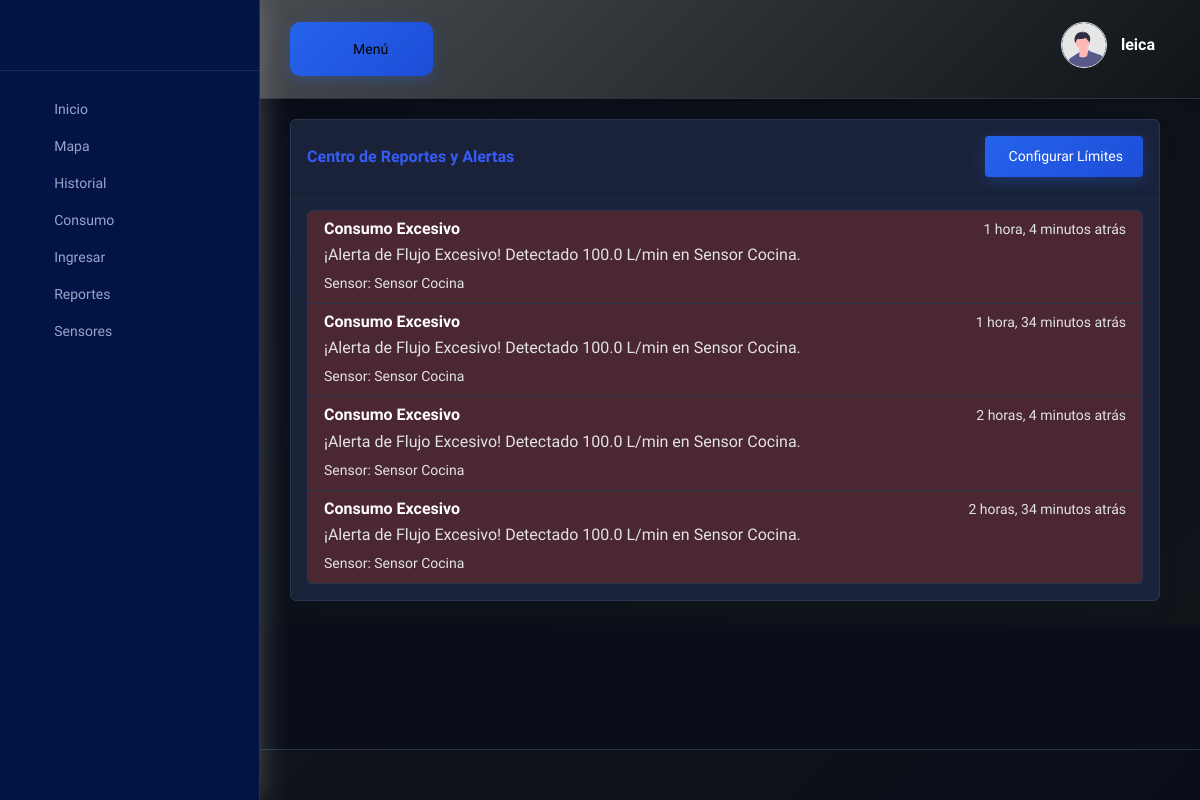
Screenshot of /dashboard/reportes/ (signed in) with the database file from the repository.
### reportes/models.py (models this page shows, shortened)
class Alerta(models.Model):
    TIPO_ALERTA = [
        ('FUGA', 'Posible Fuga Detectada'),
        ('EXCESO', 'Consumo Excesivo'),
        ('OFFLINE', 'Sensor Desconectado'),
        ('INFO', 'Resumen/Información'),
    ]
    usuario = models.ForeignKey(Usuario, on_delete=models.CASCADE, related_name="alertas")
    dispositivo = models.ForeignKey(Dispositivo, on_delete=models.SET_NULL, null=True, blank=True)
    tipo = models.CharField(max_length=10, choices=TIPO_ALERTA)
    mensaje = models.TextField(help_text="Descripción detallada de la alerta")
    timestamp = models.DateTimeField(auto_now_add=True)
    leida = models.BooleanField(default=False)
    class Meta:
        ordering = ['-timestamp'] # Mostrar los reportes mas recientes

### sensores/models.py (models this page shows, shortened)
class Dispositivo(models.Model):
    usuario = models.ForeignKey(Usuario, on_delete=models.CASCADE, related_name="dispositivos")
    id_dispositivo_mqtt = models.CharField(max_length=100, unique=True, help_text="El ID único usado en los mensajes MQTT")
    nombre = models.CharField(max_length=100, blank=True)
    limite_flujo_excesivo = models.FloatField(null=True, blank=True)
    latitud = models.FloatField(null=True, blank=True)
    longitud = models.FloatField(null=True, blank=True)

### reportes/views.py (the view)
# urls.py: path('dashboard/reportes/', reportes_pagina, name='reportes_pagina'),
@login_required
def reportes_pagina(request):
    alertas = Alerta.objects.filter(usuario=request.user.usuario)
    context = {
        'alertas_list': alertas
    }
    return render(request, 'dashboard_reportes.html', context)

### templates/dashboard_reportes.html (shortened to what this page needs)
{% extends "base/base_dashboard.html" %}
    {% load static %}
    {% block dashboard_content %}
    <div class="row">
        <div class="col-12">
            <div class="card shadow mb-4">
                <div class="card-header py-3 d-flex flex-row align-items-center justify-content-between">
                    <h6 class="m-0 font-weight-bold text-primary">Centro de Reportes y Alertas</h6>
                        <a href="{% url 'configuracion_pagina' %}" class="btn btn-primary btn-sm">
                             Configurar Límites
                        </a>
                </div>
                <div class="card-body">
                    {% if alertas_list %}
                        <div class="list-group">
                            {% for alerta in alertas_list %}
                            <div class="list-group-item list-group-item-action flex-column align-items-start
                                        {% if alerta.tipo == 'FUGA' or alerta.tipo == 'EXCESO' %} list-group-item-danger
                                        {% elif alerta.tipo == 'OFFLINE' %} list-group-item-warning
                                        {% else %} list-group-item-info {% endif %}">
                                <div class="d-flex w-100 justify-content-between">
                                    <h5 class="mb-1">{{ alerta.get_tipo_display }}</h5>
                                    <small>{{ alerta.timestamp|timesince }} atrás</small>
                                </div>
                                <p class="mb-1">{{ alerta.mensaje }}</p>
                                {% if alerta.dispositivo %}
                                <small>Sensor: {{ alerta.dispositivo.nombre }}</small>
                                {% endif %}
                            </div>
                            {% endfor %}
                        </div>
                    {% else %}
                        <p class="text-center">¡Todo en orden! No tienes reportes ni alertas.</p>
                    {% endif %}
                </div>
            </div>
        </div>
    </div>
    {% endblock %}

### templates/base/base_dashboard.html (shortened to what this page needs)
{% load static %}
<!DOCTYPE html>
<html lang="es">
<head>
    <link rel="stylesheet" href="{% static 'assets/css/bootstrap.min.css' %}" />
    <link href="https://cdn.lineicons.com/4.0/lineicons.css" rel="stylesheet" />
    <link rel="stylesheet" href="{% static 'assets/css/main.css' %}" />
    <link rel="stylesheet" href="{% static 'css/dashboard-dark-blue.css' %}" />
    <link rel="stylesheet" href="{% static 'estilocss/style.css' %}" />
</head>
<body>
  <aside class="sidebar-nav-wrapper">
    <div class="sidebar-logo">
      </div>
      <nav class="sidebar-nav">
        <ul>
            <li class="nav-item">
                <a href="{% url 'post_login' %}">
                    <span class="icon"></span>
                    <span class="text">Inicio</span>
                </a>
            </li>
            <li class="nav-item">
                <a href="{% url 'mapa_pagina' %}">
                    <span class="icon"></span>
                    <span class="text">Mapa</span>
                </a>
            </li>
            <li class="nav-item">
                <a href="{% url 'historial_pagina' %}">
                    <span class="icon"></span>
                    <span class="text">Historial</span>
                </a>
            </li>
            <li class="nav-item">
                <a href="{% url 'consumo_pagina' %}">
                    <span class="icon"></span>
                    <span class="text">Consumo</span>
                </a>
            </li>
            <li class="nav-item">
                <a href="{% url 'ingreso_pagina' %}">
                    <span class="icon"></span>
                    <span class="text">Ingresar</span>
                </a>
            </li>
            <li class="nav-item">
                <a href="{% url 'reportes_pagina' %}">
                    <span class="icon"></span>
                    <span class="text">Reportes</span>
                </a>
            </li>
            <li class="nav-item">
              <a href="{% url 'lista_sensores' %}"> <span class="icon"></span>
                  <span class="text">Sensores</span>
              </a>
            </li>
        </ul>
      </nav>
  </aside>
  <main class="main-wrapper">
    <header class="header">
      <div class="container-fluid">
        <div class="row">
          <div class="col-lg-5 col-md-5 col-6">
            <div class="header-left d-flex align-items-center">
              <button style="border-radius: 10px;" id="menu-toggle" class="main-btn rounded-10" aria-label="Alternar menú" aria-expanded="false">
                 Menú
              </button>
            </div>
          </div>
          <div class="col-lg-7 col-md-7 col-6">
            <div class="header-right">
              <div class="profile-box">
                <button class="dropdown-toggle bg-transparent border-0" type="button" id="profile" data-bs-toggle="dropdown" aria-haspopup="true" aria-expanded="false" aria-label="Abrir menú de perfil">
                  <div class="profile-info">
                    <div class="info">
                      <div class="image">
                        <img src="{% static 'img/undraw_profile.svg' %}" alt="Profile" />
                      </div>
                      <div>
                        <h6>{{user.username}}</h6>
                      </div>
                    </div>
                  </div>
                </button>
              </div>
            </div>
          </div>
        </div>
      </div>
    </header>
    <section class="section">
      <div class="container-fluid">
        {% block dashboard_content %}
          {% endblock %}
      </div>
    </section>
    <footer class="footer">
    </footer>
  </main>
</body>
</html>

### static/css/dashboard-dark-blue.css (style rules this page uses)
body { background: #0a0e1a; color: #e0e8f0; }
.section { background: linear-gradient(135deg, #0a0e1a 0%, #0f1419 100%); }
.sidebar-nav-wrapper { background: linear-gradient(180deg, #1a2332 0%, #0f1419 100%); border-right: 1px solid #2a3441; }
.header { background: linear-gradient(135deg, #484b4f 0%, #0f1419 100%); border-bottom: 1px solid #2a3441; box-shadow: 0 2px 10px rgba(0,0,0,0.3); }
.btn-primary { background: linear-gradient(135deg, #2563eb 0%, #1d4ed8 100%); border: none; box-shadow: 0 4px 15px rgba(37,99,235,0.3); }
h2, h3, h4, h5, h6 { color: #e0e8f0; }
.footer { background: linear-gradient(135deg, #0f1419 0%, #0a0e1a 100%); border-top: 1px solid #2a3441; }
.main-btn { background: linear-gradient(135deg, #2563eb 0%, #1d4ed8 100%); border: none; box-shadow: 0 4px 15px rgba(37,99,235,0.3); }
.card { background-color: #1a233a; border: 1px solid #2a3550; }
.card-body, .card-body p { color: #e3e3e3; }
h1, h2, h3, h4, h5, h6, .card-title, .card-header h6 { color: #ffffff; }
.list-group-item { background-color: #1a233a; border: 1px solid #2a3550; color: #e3e3e3; }
.list-group-item-danger { background-color: #4a2731; }

### templates/base/base_dashboard.html (style rules this page uses)
.sidebar-nav-wrapper { position: fixed; top: 0; left: 0; height: 100vh; overflow-y: auto; width: 260px; background: #021446; z-index: 999; }
.section { padding-top: 20px; }

### rows the page displays
Alerta: tipo "Consumo Excesivo", timestamp "1 hora, 4 minutos", mensaje "¡Alerta de Flujo Excesivo! Detectado 100.0 L/min en Sensor Cocina.", dispositivo.nombre "Sensor Cocina"
Alerta: tipo "Consumo Excesivo", timestamp "1 hora, 34 minutos", mensaje "¡Alerta de Flujo Excesivo! Detectado 100.0 L/min en Sensor Cocina.", dispositivo.nombre "Sensor Cocina"
Alerta: tipo "Consumo Excesivo", timestamp "2 horas, 4 minutos", mensaje "¡Alerta de Flujo Excesivo! Detectado 100.0 L/min en Sensor Cocina.", dispositivo.nombre "Sensor Cocina"
Alerta: tipo "Consumo Excesivo", timestamp "2 horas, 34 minutos", mensaje "¡Alerta de Flujo Excesivo! Detectado 100.0 L/min en Sensor Cocina.", dispositivo.nombre "Sensor Cocina"

### other values shown
{{ user.username }} "leica"
